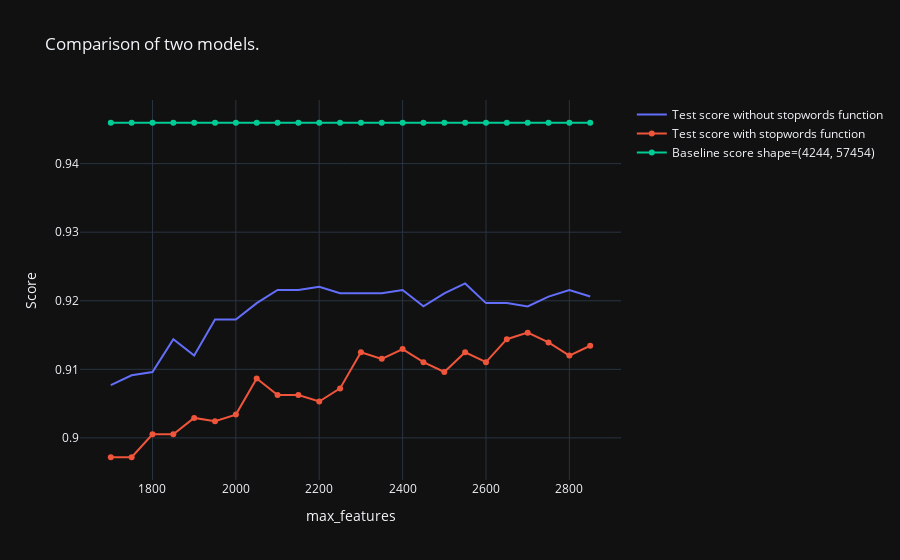

Source (notebook cell):
### Code cell
fig = go.Figure()
fig.add_trace(go.Scatter(x=list(range(min_value,max_value, step_value)), y=score_test_lst,
                    mode='lines',
                    name='Test score without stopwords function'))
fig.add_trace(go.Scatter(x=list(range(min_value,max_value, step_value)), y=score_test_lst2,
                    mode='lines+markers',
                    name='Test score with stopwords function'))
fig.add_trace(go.Scatter(x=list(range(min_value,max_value, step_value)), y=[base_line]*(max_value-min_value),
                    mode='lines+markers',
                    name=f'Baseline score shape={t_shape}'))

fig.update_layout(title='Comparison of two models.',
                   xaxis_title='max_features',
                   yaxis_title='Score')
fig.show()

### Figure 1 — Plotly figure (JSON) as saved in the notebook; plotly's stock layout.template omitted (floating-point values rounded to 4 significant figures; data arrays with more than 128 entries replaced by an {"elided": "..."} marker saying what was removed)
{"data": [{"mode": "lines", "name": "Test score without stopwords function", "type": "scatter", "x": [1700, 1750, 1800, 1850, 1900, 1950, 2000, 2050, 2100, 2150, 2200, 2250, 2300, 2350, 2400, 2450, 2500, 2550, 2600, 2650, 2700, 2750, 2800, 2850], "y": [0.9077, 0.9091, 0.9096, 0.9144, 0.912, 0.9173, 0.9173, 0.9197, 0.9216, 0.9216, 0.922, 0.9211, 0.9211, 0.9211, 0.9216, 0.9192, 0.9211, 0.9225, 0.9197, 0.9197, 0.9192, 0.9206, 0.9216, 0.9206]}, {"mode": "lines+markers", "name": "Test score with stopwords function", "type": "scatter", "x": [1700, 1750, 1800, 1850, 1900, 1950, 2000, 2050, 2100, 2150, 2200, 2250, 2300, 2350, 2400, 2450, 2500, 2550, 2600, 2650, 2700, 2750, 2800, 2850], "y": [0.8972, 0.8972, 0.9005, 0.9005, 0.9029, 0.9024, 0.9034, 0.9087, 0.9063, 0.9063, 0.9053, 0.9072, 0.9125, 0.9115, 0.913, 0.911, 0.9096, 0.9125, 0.911, 0.9144, 0.9154, 0.9139, 0.912, 0.9134]}, {"mode": "lines+markers", "name": "Baseline score shape=(4244, 57454)", "type": "scatter", "x": [1700, 1750, 1800, 1850, 1900, 1950, 2000, 2050, 2100, 2150, 2200, 2250, 2300, 2350, 2400, 2450, 2500, 2550, 2600, 2650, 2700, 2750, 2800, 2850], "y": {"elided": "1200 float values"}}], "layout": {"autosize": true, "title": {"text": "Comparison of two models."}, "xaxis": {"autorange": true, "range": [1630.0, 2920.0], "title": {"text": "max_features"}, "type": "linear"}, "yaxis": {"autorange": true, "range": [0.8932, 0.95], "title": {"text": "Score"}, "type": "linear"}}}
